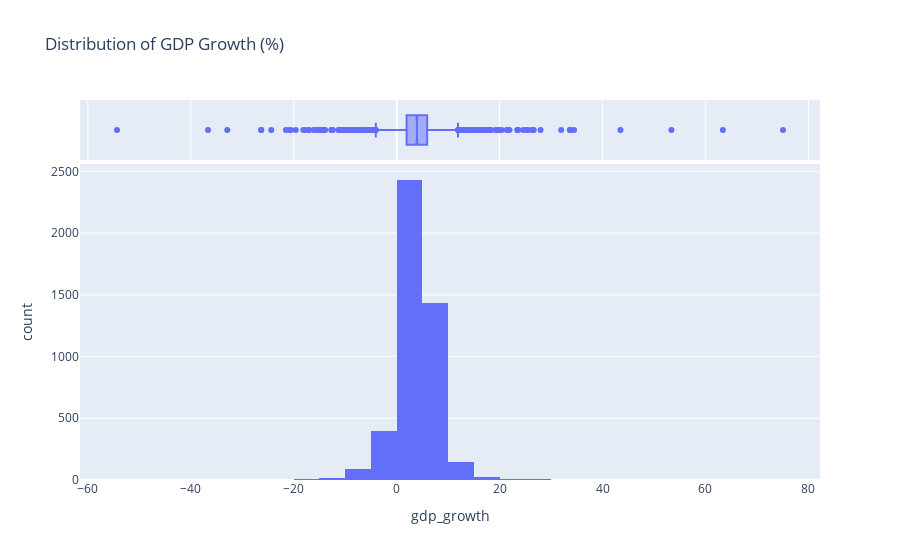

Notebook source saved alongside this figure:
### Code cell
fig = px.histogram(df, x='gdp_growth', nbins=50, marginal='box',
                    title='Distribution of GDP Growth (%)')
fig.show()

### Figure 1 — Plotly figure (JSON) as saved in the notebook; plotly's stock layout.template omitted (floating-point values rounded to 4 significant figures; data arrays with more than 128 entries replaced by an {"elided": "..."} marker saying what was removed)
{"data": [{"bingroup": "x", "hovertemplate": "gdp_growth=%{x}<br>count=%{y}<extra></extra>", "legendgroup": "", "marker": {"color": "#636efa", "pattern": {"shape": ""}}, "name": "", "nbinsx": 50, "orientation": "v", "showlegend": false, "type": "histogram", "x": {"elided": "4578 float values"}, "xaxis": "x", "yaxis": "y"}, {"hovertemplate": "gdp_growth=%{x}<extra></extra>", "legendgroup": "", "marker": {"color": "#636efa"}, "name": "", "notched": true, "showlegend": false, "type": "box", "x": {"elided": "4578 float values"}, "xaxis": "x2", "yaxis": "y2"}], "layout": {"barmode": "relative", "legend": {"tracegroupgap": 0}, "title": {"text": "Distribution of GDP Growth (%)"}, "xaxis": {"anchor": "y", "domain": [0, 1], "title": {"text": "gdp_growth"}}, "xaxis2": {"anchor": "y2", "domain": [0, 1], "matches": "x", "showgrid": true, "showticklabels": false}, "yaxis": {"anchor": "x", "domain": [0, 0.8316], "title": {"text": "count"}}, "yaxis2": {"anchor": "x2", "domain": [0.8416, 1], "matches": "y2", "showgrid": false, "showline": false, "showticklabels": false, "ticks": ""}}}
